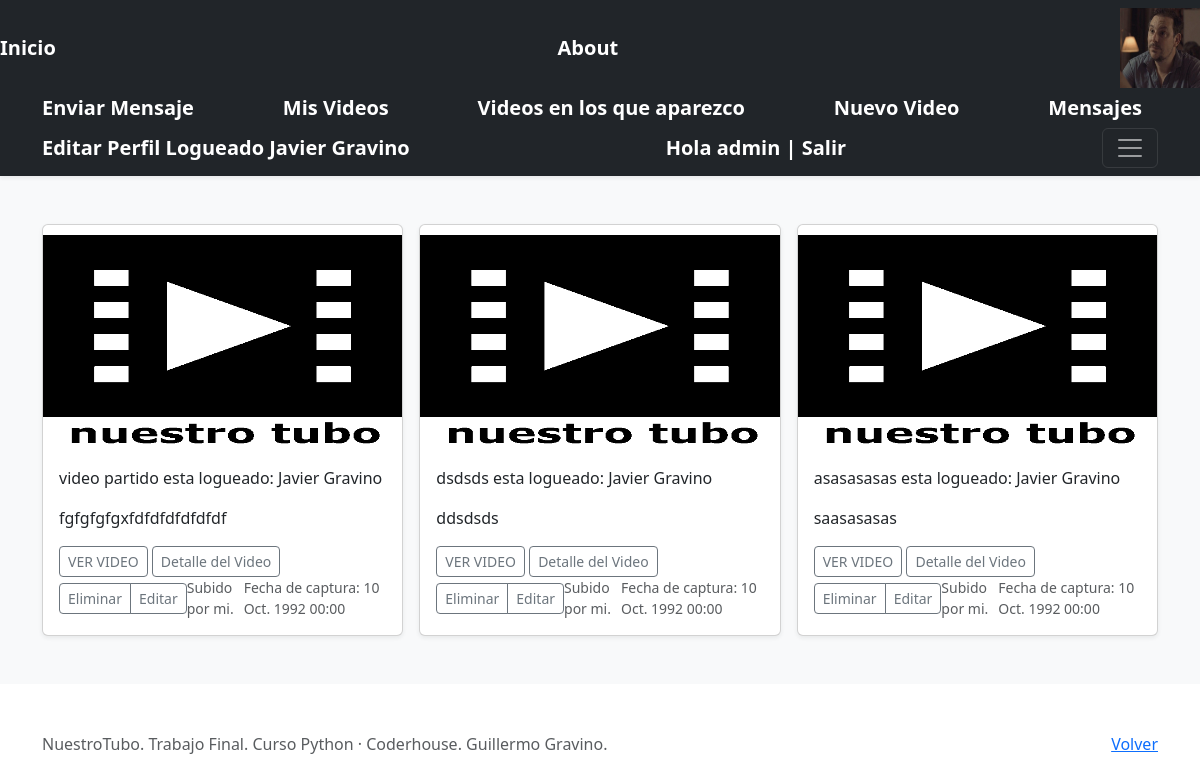
The app's page /videos/list/mine (signed in) with its own data.
### AdminVideos/models.py (models this page shows, shortened)
class Profile(models.Model):
     user = models.OneToOneField(User, on_delete=models.CASCADE, related_name="profile")
     nombre_completo = models.CharField(max_length=80, blank=False)
     avatar = models.ImageField(upload_to="avatares", null=True, blank=True)
     @property
     def avatar_url(self):
        return self.avatar.url if self.avatar else ''

class Video(models.Model):
    nombre_video = models.CharField(max_length=30)
    url_video = models.CharField(max_length=80, blank=False)
    descripcion_video = models.CharField(max_length=300)
    quienes_aparecen = models.CharField('Ingrese el nombre y apellido de quienes participan en el video, separados por coma', max_length=120, blank=False)
    propietario = models.ForeignKey(to=User, on_delete=models.CASCADE, related_name="propietario")
    image = models.ImageField(upload_to="videos/", null=True, blank=True)
    fecha_video= models.DateTimeField()
    @property
    def image_url(self):
        return self.image.url if self.image else '/media/videos/nuestrotubo.png'

### AdminVideos/views.py (the view)
# urls.py: path('videos/list/mine', VideosMineList.as_view(), name="videos-mine"),
class VideosMineList(LoginRequiredMixin, VideoList):
   def get_queryset(self):
      return Video.objects.filter(propietario=self.request.user.id) #.all()

### AdminVideos/templates/AdminVideos/video_list.html (shortened to what this page needs)
{% extends "AdminVideos/index.html" %}
{% load static %}
 {% block un_video %}
<div class="row row-cols-1 row-cols-sm-2 row-cols-md-3 g-3">
{% if user.is_authenticated %}
  {% if videos %}
    {% for video in videos %}
        <div class="col">
          <div class="card shadow-sm">
            <img class="card-img-top" style="height: 225px; width: 100%; display: block" src="{{video.image_url}}" data-holder-rendered="true">
            <div class="card-body">
              <p class="card-text">{{ video.nombre_video }} esta logueado: {{user.profile.nombre_completo}}</p>
              <p class="card-text">{{ video.descripcion_video }}</p>
              <a href="{{video.url_video}}" type="button" class="btn btn-sm btn-outline-secondary">VER VIDEO</a>
              <a href="{% url 'videos-detail' video.id %}" type="button" class="btn btn-sm btn-outline-secondary">Detalle del Video</a>
              <div class="d-flex justify-content-between align-items-center">
              {% if user.id == video.propietario.id %}
                <div class="btn-group">
                  <a href="{% url 'videos-delete' video.id %}" type="button" class="btn btn-sm btn-outline-secondary">Eliminar</a>
                  <a href="{% url 'videos-update' video.id %}" type="button" class="btn btn-sm btn-outline-secondary">Editar</a>
                </div>
                <small class="text-muted">Subido por mi.</small>
              {% else %}
                <small class="text-muted">Subido por {{ video.propietario }}</small>
              {% endif %}
                  <small class="text-muted">Fecha de captura: {{ video.fecha_video }}</small>
              </div>
            </div>
          </div>
        </div>
      {% endfor %}
  {% endif %}
{% endif %}
  {% endblock %}

### AdminVideos/templates/AdminVideos/index.html (shortened to what this page needs)
{% extends "AdminVideos/base.html" %}
{% load static %}
{% block principal %}
<main>
    <div class="album py-5 bg-light">
      <div class="container">
        {% block un_video %}
        {% endblock %}
      </div>
    </div>
  </main>
  {% endblock %}

### AdminVideos/templates/AdminVideos/base.html (shortened to what this page needs)
<!DOCTYPE html>
<html lang="es-AR">
<head>
   {% load static %}
<link href="{% static 'AdminVideos/css/bootstrap.min.css' %}" rel="stylesheet">
  </head>
  <body>
<header>
<div class="navbar navbar-dark bg-dark shadow-sm">
  <a href="{% url 'index' %}" class="navbar-brand d-flex align-items-center">
    <strong>Inicio</strong>
  </a>
  <a href="{% url 'about' %}" class="navbar-brand d-flex align-items-center">
    <strong>About</strong>
  </a>
 {%if user.profile.avatar_url %}
     <img src="{{user.profile.avatar_url}}" height="80" width="80">
     <div class="container">
 {% endif %}
  <a href="{% url 'mensaje-create' %}" class="navbar-brand d-flex align-items-center">
    <strong>Enviar Mensaje</strong>
  </a>
 {% if user.is_authenticated  %}
    <a href= "{% url 'videos-mine' %}" class="navbar-brand d-flex align-items-center">
       <strong>Mis Videos</strong>
    </a>
    <a href="{% url 'videos-list' %}" class="navbar-brand d-flex align-items-center">
      <strong>Videos en los que aparezco</strong>
    </a>
    <a href="{% url 'videos-create' %}" class="navbar-brand d-flex align-items-center">
      <strong>Nuevo Video</strong>
    </a>
    <a href="{% url 'mensaje-list' %}" class="navbar-brand d-flex align-items-center">
      <strong>Mensajes</strong>
    </a>
    {% if user.profile %}
      <a href="{% url 'profile-update' user.profile.id %}" class="navbar-brand d-flex align-items-center">
        <strong>Editar Perfil Logueado  {{user.profile.nombre_completo}}</strong>
      </a>
    {% else %}
      <a href="{% url 'profile-create' %}" class="navbar-brand d-flex align-items-center">
        <strong>Completar Perfil</strong>
      </a>
    {% endif %}
    <a href="{% url 'logout' %}" class="navbar-brand d-flex align-items-center">
      <strong>Hola {{user.username}} | Salir</strong>
    </a>
  {% endif %}
  <button class="navbar-toggler" type="button" data-bs-toggle="collapse" data-bs-target="#navbarHeader" aria-controls="navbarHeader" aria-expanded="false" aria-label="Toggle navigation">
    <span class="navbar-toggler-icon"></span>
    </button>
  </div>
</div>
</header>
{% block principal %}
{% endblock %}
<footer class="text-muted py-5">
    <div class="container">
      <p class="float-end mb-1">
        <a href="{% url 'videos-list' %}">Volver</a>
      </p>
      <p class="mb-1">NuestroTubo. Trabajo Final. Curso Python · Coderhouse. Guillermo Gravino.</p>
    </div>
  </footer>
  </body></html>

### records on screen
Video: nombre_video "video partido", descripcion_video "fgfgfgfgxfdfdfdfdfdfdf", shows "Eliminar", fecha_video "10 Oct. 1992 00:00"
Video: nombre_video "dsdsds", descripcion_video "ddsdsds", shows "Eliminar", fecha_video "10 Oct. 1992 00:00"
Video: nombre_video "asasasasas", descripcion_video "saasasasas", shows "Eliminar", fecha_video "10 Oct. 1992 00:00"

### other values on screen
{{ user.profile.nombre_completo }} "Javier Gravino"
{{ user.username }} "admin"
